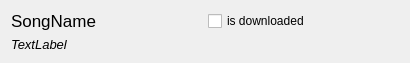
<?xml version="1.0" encoding="UTF-8"?>
<ui version="4.0">
 <class>Form</class>
 <widget class="QWidget" name="Form">
  <property name="geometry">
   <rect>
    <x>0</x>
    <y>0</y>
    <width>410</width>
    <height>61</height>
   </rect>
  </property>
  <property name="windowTitle">
   <string>Form</string>
  </property>
  <layout class="QGridLayout" name="gridLayout">
   <item row="0" column="1" alignment="Qt::AlignVCenter">
    <widget class="QCheckBox" name="checkBox">
     <property name="text">
      <string>is downloaded</string>
     </property>
     <property name="tristate">
      <bool>false</bool>
     </property>
    </widget>
   </item>
   <item row="0" column="0">
    <widget class="QLabel" name="label">
     <property name="font">
      <font>
       <pointsize>13</pointsize>
      </font>
     </property>
     <property name="text">
      <string>SongName</string>
     </property>
    </widget>
   </item>
   <item row="1" column="0">
    <widget class="QLabel" name="label_2">
     <property name="font">
      <font>
       <pointsize>10</pointsize>
       <italic>true</italic>
      </font>
     </property>
     <property name="text">
      <string>TextLabel</string>
     </property>
    </widget>
   </item>
  </layout>
 </widget>
 <resources/>
 <connections/>
</ui>
